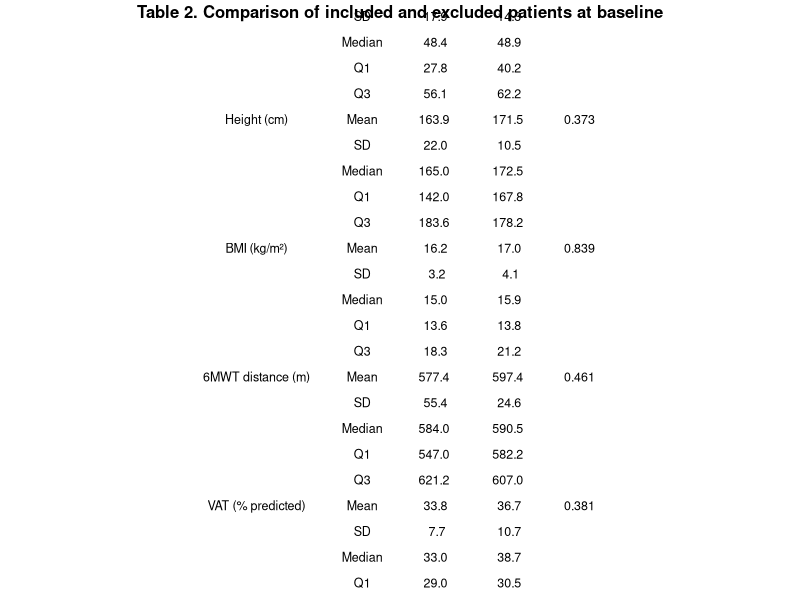
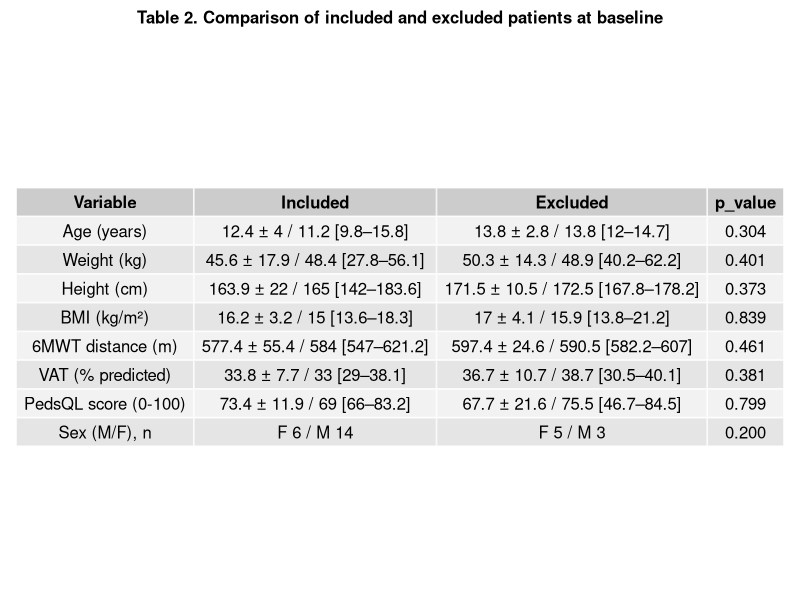

These figures' R source, in order: (Note: this script raises an error after producing the figures.)
## ---- chunk 1
knitr::opts_chunk$set(echo = TRUE, warning = FALSE, message = FALSE)
## ---- chunk 2
# Load package
library(readxl)

# Import datasets
included_data <- read_excel("data/data_clean.xlsx")
excluded_data <- read_excel("data/data_excluded.xlsx")

# Check structure
str(included_data)
str(excluded_data)
## ---- chunk 3
library(dplyr)
library(gridExtra)
library(grid)

# Fonction descriptive
describe <- function(x) {
  data.frame(
    Statistic = c("Mean", "SD", "Median", "Q1", "Q3"),
    Value = c(
      mean(x, na.rm = TRUE),
      sd(x, na.rm = TRUE),
      median(x, na.rm = TRUE),
      quantile(x, 0.25, na.rm = TRUE),
      quantile(x, 0.75, na.rm = TRUE)
    )
  )
}

vars <- c("age", "weight_kg", "height_cm", "bmi_kg_cm2",
          "6minwt_distance_traveled_m_before",
          "vat_before",
          "pedsql_totalself_before")

labels <- c(
  "Age (years)",
  "Weight (kg)",
  "Height (cm)",
  "BMI (kg/m²)",
  "6MWT distance (m)",
  "VAT (% predicted)",
  "PedsQL score (0–100)"
)

table_list <- list()

for(i in seq_along(vars)) {
  
  var <- vars[i]
  
  x <- included_data[[var]]
  y <- excluded_data[[var]]
  
  # Remove NA (important pour le test)
  x_clean <- x[!is.na(x)]
  y_clean <- y[!is.na(y)]
  
  # Mann-Whitney
  p_val <- round(wilcox.test(x_clean, y_clean)$p.value, 3)
  
  inc <- describe(x)
  exc <- describe(y)
  
  df <- data.frame(
    Variable = c(labels[i], rep("", 4)),
    Statistic = inc$Statistic,
    Included = round(inc$Value, 1),
    Excluded = round(exc$Value, 1),
    p_value = c(p_val, rep("", 4))
  )
  
  table_list[[i]] <- df
}

table_final <- do.call(rbind, table_list)

# ---- SEX ----
p_sexe <- round(fisher.test(table(
  c(included_data$sexe, excluded_data$sexe),
  c(rep("Included", nrow(included_data)),
    rep("Excluded", nrow(excluded_data)))
))$p.value, 3)

sexe_inc <- table(included_data$sexe)
sexe_exc <- table(excluded_data$sexe)

sex_df <- data.frame(
  Variable = c("Sex (M/F)", rep("", length(sexe_inc)-1)),
  Statistic = names(sexe_inc),
  Included = as.numeric(sexe_inc),
  Excluded = as.numeric(sexe_exc),
  p_value = c(p_sexe, rep("", length(sexe_inc)-1))
)

table_final <- rbind(table_final, sex_df)

table_final

library(gridExtra)
library(grid)

# Ajuster hauteur automatiquement
n_rows <- nrow(table_final)

pdf(
  "figures/Table_2_Comparison_of_included_and_excluded_patients_at_baseline.pdf",
  width = 8,
  height = 1 + n_rows * 0.3   
)

# Table sans quadrillage
tg <- tableGrob(
  table_final,
  rows = NULL,
  theme = ttheme_minimal(  
    core = list(
      fg_params = list(fontsize = 9)
    ),
    colhead = list(
      fg_params = list(fontsize = 10, fontface = "bold")
    )
  )
)

grid.arrange(
  textGrob(
    "Table 2. Comparison of included and excluded patients at baseline",
    gp = gpar(fontsize = 12, fontface = "bold")
  ),
  tg,
  ncol = 1,
  heights = c(0.2, 5)  
)

dev.off()
## ---- chunk 4

# Load packages
library(gridExtra)
library(grid)

# Functions

# Mean ± SD
mean_sd <- function(x) {
  paste0(
    round(mean(x, na.rm = TRUE), 1), " ± ",
    round(sd(x, na.rm = TRUE), 1)
  )
}

# Median [IQR]
median_iqr <- function(x) {
  paste0(
    round(median(x, na.rm = TRUE), 1), " [",
    round(quantile(x, 0.25, na.rm = TRUE), 1), "–",
    round(quantile(x, 0.75, na.rm = TRUE), 1), "]"
  )
}

# Variables

vars <- c("age", "weight_kg", "height_cm", "bmi_kg_cm2",
          "6minwt_distance_traveled_m_before","vat_before",
          "pedsql_totalself_before")

# p-values

p_values <- sapply(vars, function(var) {
  
  x <- included_data[[var]]
  y <- excluded_data[[var]]
  
  # Remove NA
  x <- x[!is.na(x)]
  y <- y[!is.na(y)]
  
  # Quantitative → Mann-Whitney
  test <- wilcox.test(x, y)
  
  return(round(test$p.value, 3))
})

# Build clean table

table_final <- data.frame(
  Variable = vars,
  Included = paste(
  sapply(included_data[vars], mean_sd),
  sapply(included_data[vars], median_iqr),
  sep = " / "
),

Excluded = paste(
  sapply(excluded_data[vars], mean_sd),
  sapply(excluded_data[vars], median_iqr),
  sep = " / "
),
  p_value = p_values
)

# Remove row names
rownames(table_final) <- NULL

# Rename variables 
table_final$Variable <- c(
  "Age (years)",
  "Weight (kg)",
  "Height (cm)",
  "BMI (kg/m²)",
  "6MWT distance (m)",
  "VAT (% predicted)",
  "PedsQL score (0-100)"
)

# Fisher test for sex 

fisher_test <- fisher.test(
  table(
    sexe = c(included_data$sexe, excluded_data$sexe),
    group = c(
      rep("Included", nrow(included_data)),
      rep("Excluded", nrow(excluded_data))
    )
  )
)

p_sexe <- round(fisher_test$p.value, 3)

# Counts
sexe_included <- table(included_data$sexe)
sexe_excluded <- table(excluded_data$sexe)

# Format (ex: M 12 / F 8)
sexe_included_txt <- paste(names(sexe_included), sexe_included, collapse = " / ")
sexe_excluded_txt <- paste(names(sexe_excluded), sexe_excluded, collapse = " / ")

# Add row to table
table_final <- rbind(
  table_final,
  data.frame(
    Variable = "Sex (M/F), n",
    Included = sexe_included_txt,
    Excluded = sexe_excluded_txt,
    p_value = p_sexe,
    stringsAsFactors = FALSE
  )
)

# Display table in RMarkdown
table_final

# Export to PDF

pdf("figures/Table_2_Comparison_Included_Excluded at baseline.pdf", width = 8, height = 7)

grid.arrange(
  textGrob(
    "Table 2. Comparison of included and excluded patients at baseline",
    gp = gpar(fontsize = 12, fontface = "bold")
  ),
  tableGrob(table_final, rows = NULL),
  ncol = 1,
  heights = c(0.3, 5) 
)
dev.off()
## ---- chunk 5

# Paired Wilcoxon test
wilcox_test <- wilcox.test(
  included_data$`6minwt_distance_traveled_m_after`,
  included_data$`6minwt_distance_traveled_m_before`,
  paired = TRUE,
  exact = TRUE
)
wilcox_test

# Viewing individual changes at a 6-minute walking distance

library(ggplot2)

# Create plot
p <- ggplot(included_data, aes(x = delta_6mwt)) +
  geom_histogram(bins = 10, fill = "lightgrey", color = "black") +
  geom_vline(xintercept = 0, linetype = "dashed", color = "red") +
  xlab("Change in 6-Minute Walk Distance (m)") +
  ylab("Number of patients") +
  ggtitle("Figure 3. Histogram of Individual Changes in the 6-Minute Walk Test") +
  theme_minimal()

# Display
p

# Save as PDF
ggsave(
  filename = "figures/Figure_3_Histogram_of_Individual_Changes_in_the_6-Minute_Walk_Test.pdf",
  plot = p,
  width = 6,
  height = 4
)
## ---- chunk 6
# Spearman correlation
cor_test <- cor.test(
  included_data$`6minwt_distance_traveled_m_after`,
  included_data$pedsql_totalself_after,
  method = "spearman"
)

cor_test

# Viewing
library(ggplot2)

# Create plot
p_corr <- ggplot(included_data, aes(
  x = `6minwt_distance_traveled_m_after`,
  y = pedsql_totalself_after
)) +
  geom_point() +
  geom_smooth(method = "lm", se = TRUE) +
  xlab("6-Minute Walk Distance (m)") +
  ylab("PedsQL Score (0–100)") +
  ggtitle("Figure 4. Correlation Between Functional Capacity and Quality of Life") +
  theme_minimal()

p_corr

# Export PDF
ggsave(
  "figures/Figure_4_Correlation_6MWT_PedsQL.pdf",
  plot = p_corr,
  width = 6,
  height = 4
)
